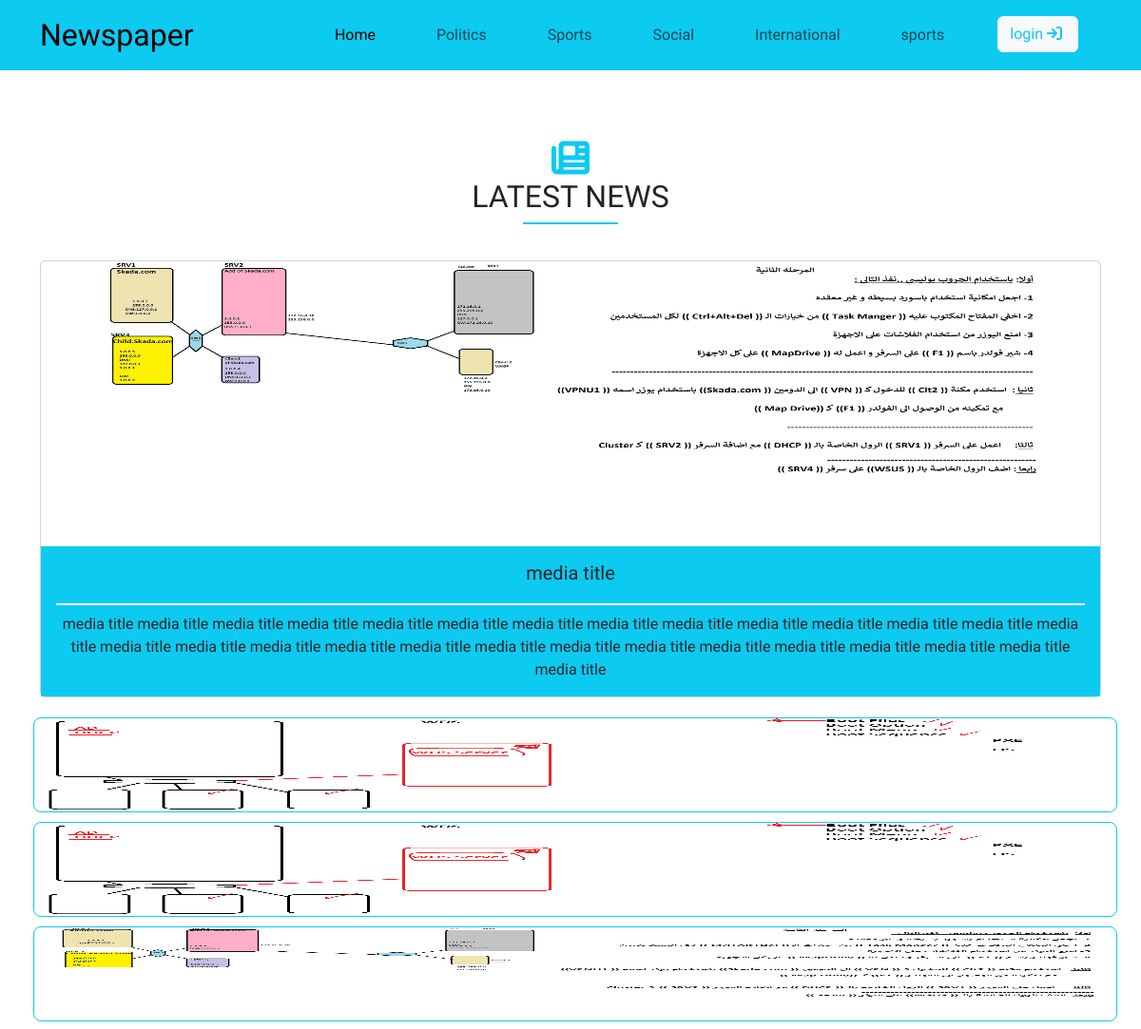
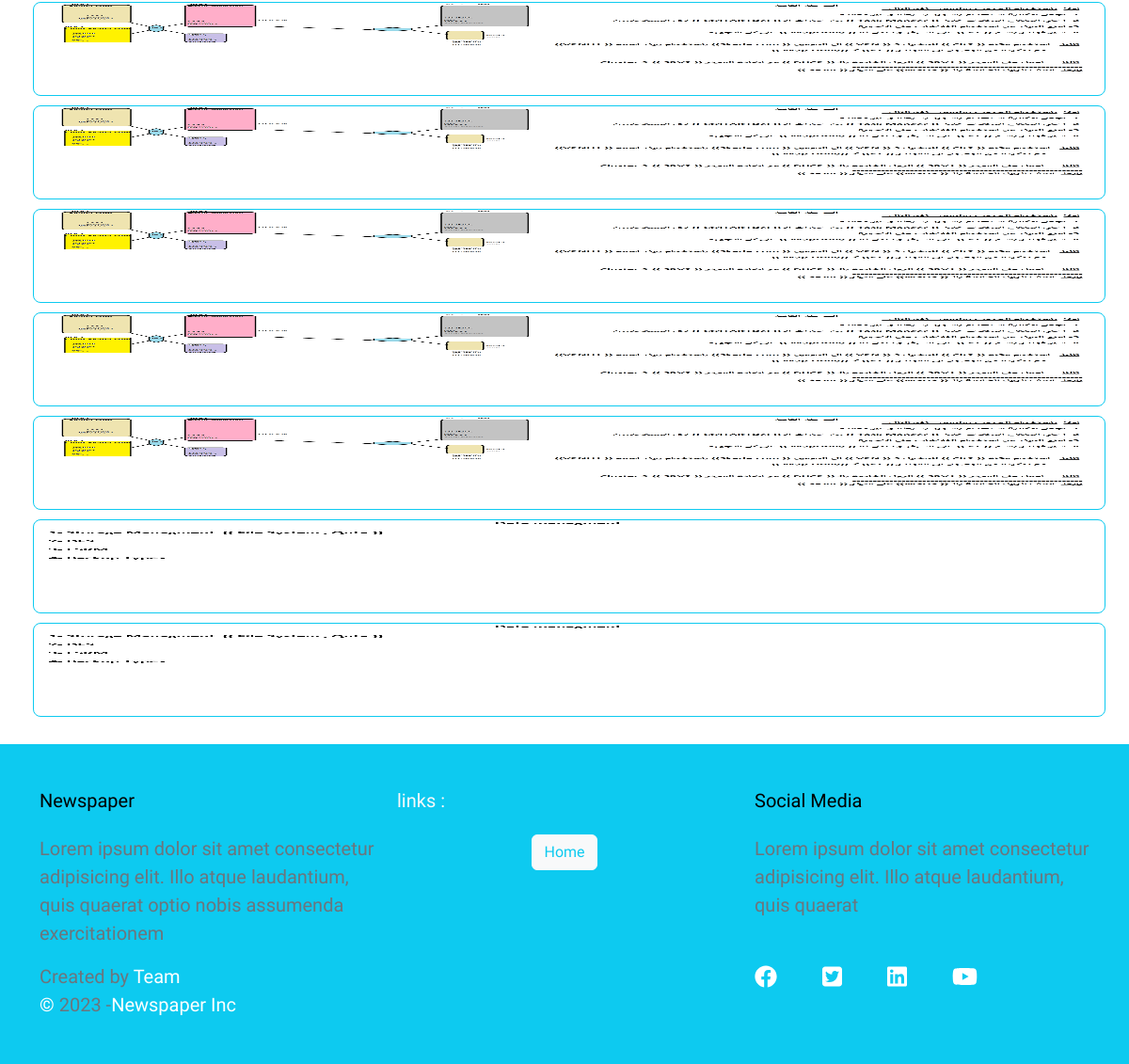
The page /news.php?id=9 on the database its author committed (2 pictures, top to bottom).
### tables this page shows
CREATE TABLE `news` (
  `id` int(11) NOT NULL,
  `title` varchar(255) DEFAULT NULL,
  `content` text DEFAULT NULL,
  `id_editor` int(11) DEFAULT NULL,
  `id_category` int(11) DEFAULT NULL,
  `main_image` varchar(255) DEFAULT NULL
);

CREATE TABLE `news_images` (
  `id` int(11) NOT NULL,
  `id_news` int(11) DEFAULT NULL,
  `image_name` varchar(255) DEFAULT NULL
);

### lib/News.php (called while the page is built, shortened)
<?php
class News
{
    public static function retreiveNews($id)
    {
        global $dbh;
        $sql = $dbh->prepare("SELECT * FROM news WHERE id='$id'");
        $sql->execute();
        $news = $sql->fetch(PDO::FETCH_ASSOC);
        return $news;
    }
}

### lib/NewsImages.php (called while the page is built, shortened)
<?php
class NewsImages
{
    public static function retreiveAllImagesForSpecficNews($id_news)
    {
        global $dbh;
        $sql = $dbh->prepare("SELECT * FROM news_images where id_news = '$id_news'");
        $sql->execute();
        $allNews = $sql->fetchAll(PDO::FETCH_ASSOC);
        return $allNews;
    }
}

### news.php (the view, shortened to what this page needs)
<?php
    require_once 'template/navbar.tpl';
    require_once 'lib/NewsImages.php';
?>
<article class="article">
    <div class="container text-center py-4">
        <div class="main-title my-5 position-relative">
            <i class="icon fa-solid fa-newspaper mb-6"></i>
            <h2>LATEST NEWS</h2>
        </div>
        <div class="content row">
<?php
    if(isset($_GET['id'])){
        $id = $_GET['id'];
        $news = News::retreiveNews($id);
        if(is_array($news)){
            echo'<div class="col-12 text-center">
                    <div class="card mb-3">
                        <img
                            style="height: 300px;max-width:1000px; margin:auto"
                            src="upload/'.$news['main_image'].'"
                            class="card-img-top images"
                            alt=""
                        />
                        <div class="card-body border_css" style="background:#0dcaf0">
                            <h5 class="card-title"  style="border-bottom:#fff 2px solid; padding-bottom: 20px">'.$news['title'].'</h5>
                            <p class="card-text">'.$news['content'].'</p>
                        </div>
                    </div>
                </div>';
                    $allImages = NewsImages::retreiveAllImagesForSpecficNews($id);
                    if(is_array($allImages) && count($allImages)>0){
                        foreach ($allImages as $images){
                            echo '<img style="margin:5px; border:1px solid #0dcaf0; border-radius: 8px;" width="100" height="100" src="upload/'.$images['image_name'].'" />';
                        }
                    }
            }else{
                echo getMessage("no news found");
            }
        }else {
            header("Location: index.php");
                exit();
            }
?>
        </div>
    </div>
</article>

### template/css/bace.css (style rules this page uses)
:root { --main-color: #0dcaf0; }
body { height: auto; font-family: "Assistant", sans-serif; font-family: "Roboto", sans-serif; font-family: "Ubuntu", sans-serif; font-family: "Work Sans", sans-serif; }
.navbar .logo { font-size: 2rem; }
.article .main-title .icon { font-size: 40px; color: var(--main-color); }
.main-title::after { content: ""; width: 100px; height: 2px; background-color: var(--main-color); position: absolute; bottom: -10px; left: 50%; transform: translateX(-50%); }
.footer { background-color: var(--main-color); }
.footer .icon-2 { color: white; font-size: 1.5rem; }
.footer span, .footer { color: #fff; font-size: 20px; }

### rows shown on the page
news: main_image (picture), title "media title", content "media title media title media title media title media title media title media title media title media title media title media title media title media title media title media title media title media title media title media title media title media title media title media title media title media title media title media title media title"
news_images: image_name (picture)
news_images: image_name (picture)
news_images: image_name (picture)
news_images: image_name (picture)
news_images: image_name (picture)
news_images: image_name (picture)
news_images: image_name (picture)
news_images: image_name (picture)
news_images: image_name (picture)
news_images: image_name (picture)
